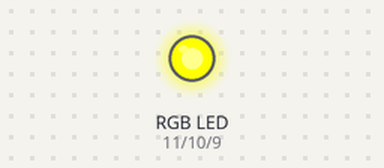
Bench run of a program on a simulated Arduino Mega 2560, built with avr-gcc and run on an emulated ATmega2560. Parts: an RGB LED mixed from three pins (HIGH = lit).

Above: at 0.5 s.
At 1.5 s:
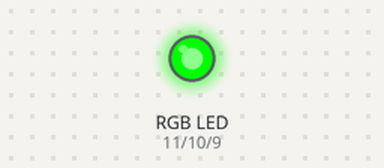
At 5.5 s:
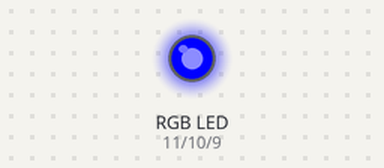
Timing chart, 0 to 6.9 s (numbered marks = the images above):
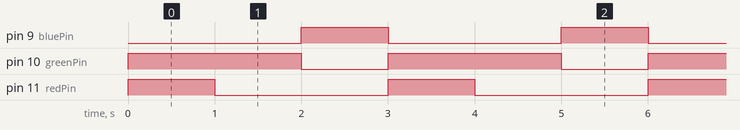

The program:

main.cpp
```cpp
#include <Arduino.h>

const int redPin = 11;
const int greenPin = 10;
const int bluePin = 9;

void ledBlink();
void readColor();
void setColor(String color);
void readColorAndBrightness();
void setColorAndBrightness(String command);

void setup() {
  // put your setup code here, to run once:
  pinMode(redPin, OUTPUT);
  pinMode(greenPin, OUTPUT);
  pinMode(bluePin, OUTPUT);

  Serial.begin(115200);
  // Serial.println("Enter a color: yellow, green, blue, or off"); // Task 3B
  // Serial.println("Enter a command (e.g., R50 for 50% Red, G100 for 100\% Green)"); // Task 3C
}

void loop() {
  ledBlink();  // Task 3A
  // readColor(); // Task 3B
  // readColorAndBrightness(); // Task 3C
}

void readColor() {
  if (Serial.available() > 0) {
    // Read the input string from the Serial monitor
    String command = Serial.readStringUntil('\n');
    command.trim();  // Remove any extra spaces or newlines
    if (command == "yellow" || command == "green" || command == "blue" || command == "off") {
      setColor(command);
    } else {
      Serial.println("Invalid command. Please enter yellow, green, blue, or off");
    }
  }
}

void setColor(String color) {
  // Yellow
  if (color == "yellow") {
    digitalWrite(redPin, HIGH);
    digitalWrite(greenPin, HIGH);
    digitalWrite(bluePin, LOW);
    Serial.println("Color set to Yellow");
  }
  // Green
  if (color == "green") {
    digitalWrite(redPin, LOW);
    digitalWrite(greenPin, HIGH);
    digitalWrite(bluePin, LOW);
    Serial.println("Color set to Green");
  }
  // Blue
  if (color == "blue") {
    digitalWrite(redPin, LOW);
    digitalWrite(greenPin, LOW);
    digitalWrite(bluePin, HIGH);
    Serial.println("Color set to Blue");
  }
  if (color == "off") {
    digitalWrite(redPin, LOW);
    digitalWrite(greenPin, LOW);
    digitalWrite(bluePin, LOW);
    Serial.println("LED turned off");
  }
}

void readColorAndBrightness() {
  if (Serial.available() > 0) {
    // Read the input string from the Serial monitor
    String command = Serial.readStringUntil('\n');
    command.trim();  // Remove any extra spaces or newlines

    // Call function to control RGB LED based on the command
    setColorAndBrightness(command);
  }
}

void setColorAndBrightness(String command) {
  // Check the first character to determine the color
  char color = command.charAt(0);
  // Extract the brightness value (assuming a 2-digit percentage, e.g., "50" or "100")
  int brightness = command.substring(1).toInt();

  // Map the percentage brightness to PWM values (0 to 255)
  int pwmValue = map(brightness, 0, 100, 0, 255);

  // Set the color based on the command
  if (color == 'R') {
    analogWrite(redPin, pwmValue);  // Set Red LED brightness
    analogWrite(greenPin, 0);       // Turn off Green LED
    analogWrite(bluePin, 0);        // Turn off Blue LED
    Serial.println("Red color with " + String(brightness) + "% brightness");
  }
  else if (color == 'G') {
    analogWrite(redPin, 0);         // Turn off Red LED
    analogWrite(greenPin, pwmValue);// Set Green LED brightness
    analogWrite(bluePin, 0);        // Turn off Blue LED
    Serial.println("Green color with " + String(brightness) + "% brightness");
  }
  else if (color == 'B') {
    analogWrite(redPin, 0);         // Turn off Red LED
    analogWrite(greenPin, 0);       // Turn off Green LED
    analogWrite(bluePin, pwmValue); // Set Blue LED brightness
    Serial.println("Blue color with " + String(brightness) + "% brightness");
  }
  else {
    Serial.println("Invalid command! Please enter Rxx, Gxx, or Bxx (e.g., R50 for 50% Red).");
  }
}

void ledBlink() {
  // Yellow
  digitalWrite(redPin, HIGH);
  digitalWrite(greenPin, HIGH);
  digitalWrite(bluePin, LOW);
  // Green
  delay(1000);
  digitalWrite(redPin, LOW);
  digitalWrite(greenPin, HIGH);
  digitalWrite(bluePin, LOW);
  // Blue
  delay(1000);
  digitalWrite(redPin, LOW);
  digitalWrite(greenPin, LOW);
  digitalWrite(bluePin, HIGH);
  delay(1000);
}
```

Measured:
- by itself, pin 9 (bluePin), pin 11 (redPin): alternates HIGH for 1.0 s and LOW for 2.0 s
- by itself, pin 10 (greenPin): alternates HIGH for 2.0 s and LOW for 1.0 s
- by itself, everything shown: repeats every 3.0 s, in 3 steps
